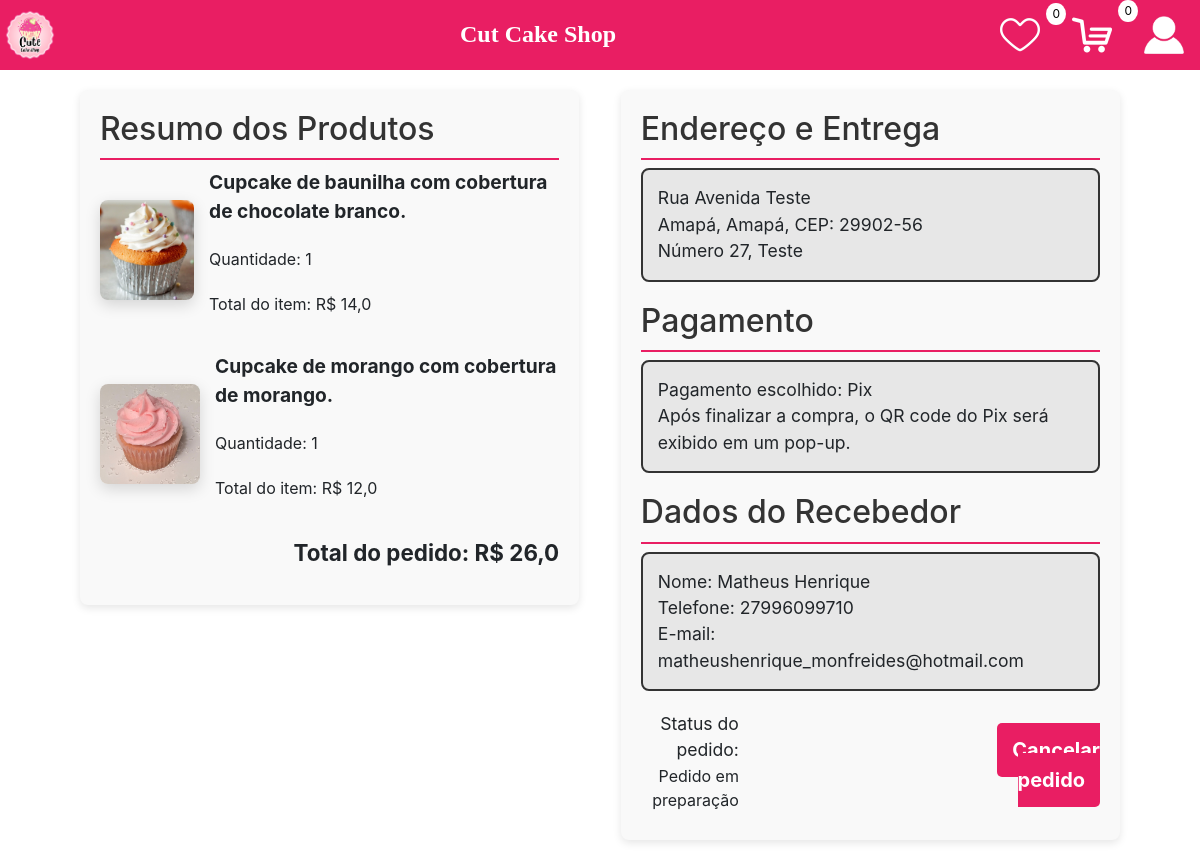
Screenshot of /carrinho/resumo_pedido/14 with the database file from the repository.
### home/models.py (models this page shows, shortened)
class ItemCarrinho(models.Model):
    CarrinhoCodigo = models.ForeignKey(Carrinho, related_name='itens', on_delete=models.CASCADE)
    ProdutoCodigo = models.ForeignKey(Produto, on_delete=models.CASCADE)
    Quantidade = models.IntegerField()
    def total_por_produto(self):
        return self.ProdutoCodigo.ProdutoValor * self.Quantidade

class ProdutoImagem(models.Model):
    produto = models.ForeignKey(Produto, related_name='imagens', on_delete=models.CASCADE)
    imagem = models.ImageField(upload_to='produtos/', default='')

class Produto(models.Model):
    ProdutoCodigo = models.AutoField(primary_key=True)
    ProdutoNome = models.CharField(max_length=55)
    ProdutoDescricao = models.CharField(max_length=2000)
    ProdutoValor = models.FloatField()

### carrinho/models.py (models this page shows)
class OpcaoEntrega(models.Model):
    OpcaoSelecionada = models.IntegerField(default=0)
    EnderecoCodigo = models.ForeignKey(Endereco, on_delete=models.CASCADE, null=True)
    CarrinhoCodigo = models.ForeignKey(Carrinho, on_delete=models.CASCADE)

### perfil/models.py (models this page shows)
class Endereco(models.Model):
    ESTADOS_CHOICES = [
        ('12', 'Acre'),
        ('27', 'Alagoas'),
        ('16', 'Amapá'),
        ('13', 'Amazonas'),
        ('29', 'Bahia'),
        ('23', 'Ceará'),
        ('53', 'Distrito Federal'),
        ('32', 'Espírito Santo'),
        ('52', 'Goiás'),
        ('21', 'Maranhão'),
        ('51', 'Mato Grosso'),
        ('50', 'Mato Grosso do Sul'),
        ('31', 'Minas Gerais'),
        ('15', 'Pará'),
        ('25', 'Paraíba'),
        ('41', 'Paraná'),
        ('26', 'Pernambuco'),
        ('22', 'Piauí'),
        ('33', 'Rio de Janeiro'),
        ('24', 'Rio Grande do Norte'),
        ('43', 'Rio Grande do Sul'),
        ('11', 'Rondônia'),
        ('14', 'Roraima'),
        ('42', 'Santa Catarina'),
        ('35', 'São Paulo'),
        ('28', 'Sergipe'),
        ('17', 'Tocantins')
    ]
    rua = models.CharField(max_length=255)
    numero = models.IntegerField()
    cep = models.CharField(max_length=8)
    estado = models.CharField(max_length=2, choices=ESTADOS_CHOICES)
    cidade = models.CharField(max_length=255)
    complemento = models.CharField(max_length=255, blank=True)
    user = models.ForeignKey(CustomUser, on_delete=models.CASCADE, null=True)

### login/models.py (models this page shows)
class CustomUser(AbstractUser):
    sobrenome = models.CharField(max_length=255)
    telefone = models.CharField(max_length=20)

### carrinho/views.py (the view)
# urls.py: path('resumo_pedido/<int:id>', views.resumo_pedido, name='resumo_pedido'),
def resumo_pedido(request,id):
    pedido = Pedidos.objects.filter(id=id).first()
    carrinho = pedido.CarrinhoCodigo
    itens_carrinho = ItemCarrinho.objects.filter(CarrinhoCodigo=carrinho)
    total_pedido = sum(item.total_por_produto() for item in itens_carrinho)
    opcao_entrega = OpcaoEntrega.objects.filter(CarrinhoCodigo=carrinho).first()
    opcao_pagamento = OpcaoPagamento.objects.filter(OpcaoEntregaCodigo=opcao_entrega).first() if opcao_entrega else None
    user = carrinho.ClienteCodigo
    context = {
        'user': user,
        'itens_carrinho': itens_carrinho,
        'total_pedido': total_pedido,
        'opcao_entrega': opcao_entrega,
        'opcao_pagamento': opcao_pagamento,
        'pedido': pedido,
    }
    return render(request, 'resumo_pedido.html', context)

### context_processors.py (called while the page is built)
def qtd_favorite(request):
    qtd_favorite=0
    if request.user.is_authenticated:
        favoritos = Favorito.objects.filter(ClienteCodigo=request.user)
        qtd_favorite = len(favoritos)
    return {'qtd_favorite': qtd_favorite}

def qtd_cart(request):
    qtd_cart = 0
    if request.user.is_authenticated:
        carrinho = Carrinho.objects.filter(ClienteCodigo=request.user, Ativo=True).first()
        if carrinho:
            qtd_cart = carrinho.itens.count()
    return {'qtd_cart': qtd_cart}

### carrinho/templates/resumo_pedido.html (shortened to what this page needs)
{% extends 'base.html' %}
{% load static %}
{% block 'head' %}
<link rel="stylesheet" href="{% static 'home/css/home.css' %}">
<link rel="stylesheet" href="{% static 'carrinho/css/resumo_compra.css' %}">
<link rel="stylesheet" href="{% static 'carrinho/css/resumo_pedido.css' %}">
{% endblock %}
{% block 'body' %}
<div class="resumo-container">
    <div class="resumo-produtos">
        <h2>Resumo dos Produtos</h2>
        {% for produto_carrinho in itens_carrinho %}
        <div class="produto-card">
            {% with produto_carrinho.ProdutoCodigo.imagens.all|first as imagem %}
                {% if imagem %}
                    <img class="produto-imagem" src="{{ imagem.imagem.url }}" alt="Imagem do Produto">
                {% endif %}
            {% endwith %}
            <div class="produto-detalhes">
                <p class="produto-nome">{{produto_carrinho.ProdutoCodigo.ProdutoNome}}</p>
                <p>Quantidade: {{produto_carrinho.Quantidade}}</p>
                <p>Total do item: R$ {{ produto_carrinho.total_por_produto  }}</p>
            </div>
        </div>
        {% endfor %}
        <div class="resumo-total">
            <p>Total do pedido: R$ {{total_pedido}}</p>
        </div>
    </div>
    <div class="resumo-dados">
        <div class="dados">
            <div class="endereco_entrega">
                <h2>Endereço e Entrega</h2>
                <div class="caixa">
                    {% if opcao_entrega.OpcaoSelecionada == 0 %}
                        <p class="rua">Rua {{opcao_entrega.EnderecoCodigo.rua}}</p>
                        <p class="endereco">{{opcao_entrega.EnderecoCodigo.cidade}}, {{opcao_entrega.EnderecoCodigo.get_estado_display}}, CEP: {{opcao_entrega.EnderecoCodigo.cep}}</p>
                        <p class="endereco">Número {{opcao_entrega.EnderecoCodigo.numero}}, {{opcao_entrega.EnderecoCodigo.complemento}}</p>
                    {% else %}
                        <p class="local retirada">Deverá se dirigir à loja Cut Cake Shop para retirar seu produto.</p>
                        <p class="local retirada">Endereço da loja:</p>
                        <p class="local retirada">Rua Marechal Deodoro, número 543, ao lado da praça das Ilusões.</p>
                    {% endif %}
                </div>
            </div>
            <div class="pagamento">
                <h2>Pagamento</h2>
                <div class="caixa">
                    <p>Pagamento escolhido: {% if opcao_pagamento.OpcaoSelecionada == 0 %}Boleto{% else %}Pix{% endif %}</p>
                    {% if opcao_pagamento.OpcaoSelecionada == 0 %}
                        <p>Após avançar a etapa, o boleto será encaminhado para o seu e-mail.</p>
                    {% else %}
                        <p>Após finalizar a compra, o QR code do Pix será exibido em um pop-up.</p>
                    {% endif %}
                </div>
            </div>
            <div class="dados_recebedor">
                <h2>Dados do Recebedor</h2>
                <div class="caixa">
                    <p class="recebedor">Nome: {{user.username}}</p>
                    <p class="recebedor">Telefone: {{user.telefone}}</p>
                    <p class="recebedor">E-mail: {{user.email}}</p>
                </div>
            </div>
        </div>
        <div class="resumo-action">
            <div class="dados_recebedor {% if pedido.Cancelado == True %} tachar {% endif %}">
                <p>Status do pedido:</p>
                {% if pedido.Cancelado == True %}
                <label class="descricao-status">Pedido Cancelado</label>
                {% elif pedido.PorcentagemPedido <= 40 %}
                <label class="descricao-status">Pedido em preparação</label>
                {% elif pedido.PorcentagemPedido > 40 and pedido.PorcentagemPedido <= 60  %}
                <label class="descricao-status">Pedido pronto</label>
                {% elif pedido.PorcentagemPedido > 60 and pedido.PorcentagemPedido <= 90  %}
                <label class="descricao-status">Pedido a caminho</label>
                {% elif pedido.PorcentagemPedido > 90 %}
                <label class="descricao-status">Pedido entregue</label>
                {% endif %}
            </div>
            <div class="cancelar-pedido">
                <a class="button-actions " {% if pedido.Cancelado == False and pedido.PorcentagemPedido <= 40 %} href="{% url 'cancelapedido' pedido.id %}" {% endif %} >Cancelar pedido</a>
            </div>
        </div>
    </div>
</div>
{% endblock %}

### templates/static/home/css/home.css (style rules this page uses)
a { text-decoration: none; color: inherit !important; }

### templates/static/carrinho/css/resumo_compra.css (style rules this page uses)
.resumo-container { display: flex; justify-content: space-between; align-items: flex-start; width: 90%; margin: 0 auto; padding: 20px; gap: 20px; }
.resumo-produtos, .resumo-dados { background-color: #f9f9f9; padding: 20px; border-radius: 8px; box-shadow: 0 3px 8px rgba(0, 0, 0, 0.1); width: 48%; }
h2 { font-size: 1.5em; margin-bottom: 15px; border-bottom: 2px solid #e91e63; padding-bottom: 10px; color: #333; }
.produto-card { display: flex; align-items: center; margin-bottom: 20px; }
.produto-imagem { width: 100px; height: 100px; object-fit: cover; border-radius: 8px; margin-right: 15px; box-shadow: rgba(0, 0, 0, 0.15) 0px 5px 15px; }
.produto-detalhes { display: flex; flex-direction: column; gap: 5px; }
.produto-nome { font-weight: bold; font-size: 1.2em; }
.resumo-total { margin-top: 20px; font-weight: bold; font-size: 1.4em; text-align: right; }
.caixa { background-color: #e7e7e7; padding: 15px; border-radius: 8px; border: 2px solid #333; margin-bottom: 20px; }
.button-actions { width: 100%; background-color: #e91e63; color: white; padding: 15px; font-size: 20px; font-weight: bold; border: none; border-radius: 5px; cursor: pointer; text-align: center; transition: background-color 0.3s ease; }
.resumo-action { text-align: right; margin-top: 20px; }
.resumo-dados p, .resumo-dados .caixa p { margin: 0; font-size: 1.1em; }

### templates/static/carrinho/css/resumo_pedido.css (style rules this page uses)
.resumo-container { display: flex; justify-content: space-between; align-items: flex-start; width: 90%; margin: 0 auto; padding: 20px; gap: 20px; }
.resumo-produtos, .resumo-dados { background-color: #f9f9f9; padding: 20px; border-radius: 8px; box-shadow: 0 3px 8px rgba(0, 0, 0, 0.1); width: 48%; }
h2 { font-size: 1.5em; margin-bottom: 15px; border-bottom: 2px solid #e91e63; padding-bottom: 10px; color: #333; }
.produto-card { display: flex; align-items: center; margin-bottom: 20px; }
.produto-imagem { width: 100px; height: 100px; object-fit: cover; border-radius: 8px; margin-right: 15px; box-shadow: rgba(0, 0, 0, 0.15) 0px 5px 15px; }
.produto-detalhes { display: flex; flex-direction: column; gap: 5px; }
.produto-nome { font-weight: bold; font-size: 1.2em; }
.cancelar-pedido { padding-left: 55%; align-content: center; }
.resumo-total { margin-top: 20px; font-weight: bold; font-size: 1.4em; text-align: right; }
.caixa { background-color: #e7e7e7; padding: 15px; border-radius: 8px; border: 2px solid #333; margin-bottom: 20px; }
.button-actions { width: 100%; background-color: #e91e63; color: white !important; padding: 15px; font-size: 20px; font-weight: bold; border: none; border-radius: 5px; cursor: pointer; text-align: center; transition: background-color 0.3s ease; }
.resumo-action { display: flex; margin-top: 20px; }
.resumo-dados p, .resumo-dados .caixa p { margin: 0; font-size: 1.1em; }

### rows the page displays
ItemCarrinho: imagem (picture), ProdutoCodigo.ProdutoNome "Cupcake de baunilha com cobertura de chocolate branco.", Quantidade "1", total_por_produto "14,0"
ItemCarrinho: imagem (picture), ProdutoCodigo.ProdutoNome "Cupcake de morango com cobertura de morango.", Quantidade "1", total_por_produto "12,0"
OpcaoEntrega: EnderecoCodigo.rua "Avenida Teste", EnderecoCodigo.cidade "Amapá", EnderecoCodigo.estado "Amapá", EnderecoCodigo.cep "29902-56", EnderecoCodigo.numero "27", EnderecoCodigo.complemento "Teste"
CustomUser: username "Matheus Henrique", telefone "27996099710", email "matheushenrique_monfreides@hotmail.com"

### other values shown
{{ qtd_favorite }} "0"
{{ qtd_cart }} "0"
{{ total_pedido }} "26,0"
